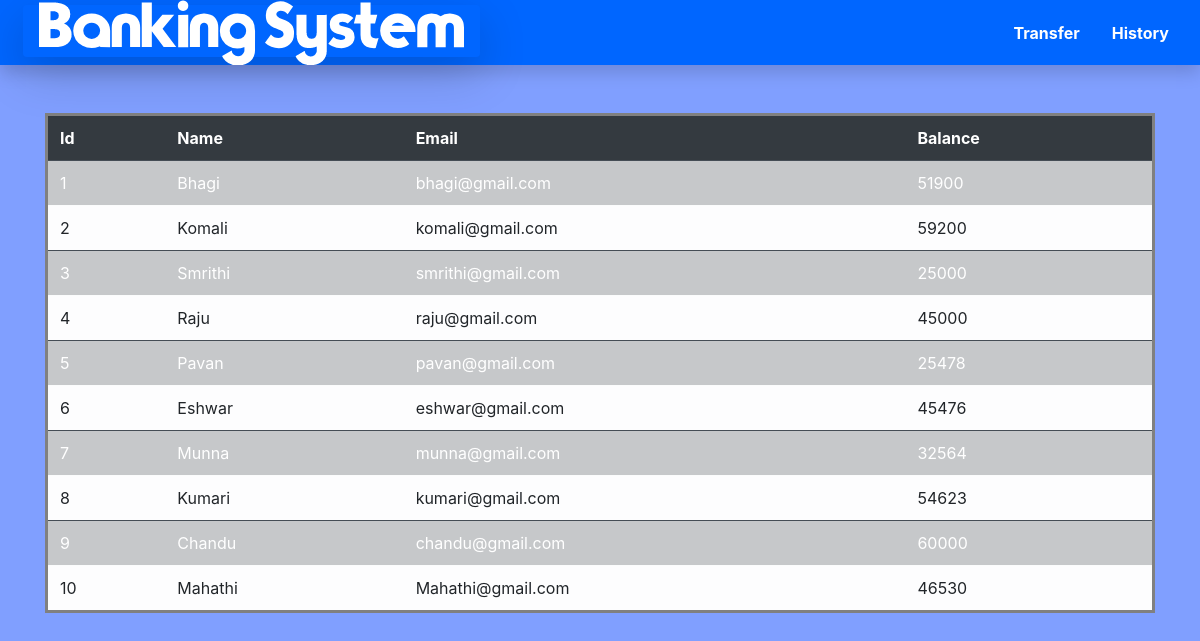
The page /users.php on the database its author committed.
### tables this page shows
CREATE TABLE `users` (
  `id` int(3) NOT NULL,
  `name` text NOT NULL,
  `email` varchar(30) NOT NULL,
  `balance` int(8) NOT NULL
);

### users.php (the view, shortened to what this page needs)
<html>
    <head>
  <link rel="stylesheet" href="https://maxcdn.bootstrapcdn.com/bootstrap/4.5.2/css/bootstrap.min.css">
  <link rel="stylesheet" type="text/css" href="css_b.css">
    </head>
    <body style="background:#809fff;">
        <div class="container-fluid d-flex flex-wrap justify-content-center shadow" style="width:100%; background: #0066ff;">
            <div class="mr-auto mt-auto ml-2"><a href="index.php" class="shadow-lg p-3 bg-body rounded"><img src="logo.png"/></a></div>
            <div class="d-flex  justify-content-center">
                    <a id="transfer" class="align-content-center m-auto p-3" href="transfer.php">Transfer</a>
                    <a id="history" class="align-content-center m-auto p-3" href="history.php" >History</a></div>
            </div>
        <div class="container mt-5">
        <table class="table table-hover" style="border-style:solid;">
        <tr class="thead-dark m-auto">
            <th>Id</th>
            <th>Name</th>
            <th>Email</th>
            <th>Balance</th>
        </tr>
        <?php
            require_once "config.php";
            $sql = "select *from users";
            $res=mysqli_query($link,$sql);
            $i=0;
            while($row=mysqli_fetch_assoc($res))
            {
                if($i%2==0)
                {
                    echo "<tr class='table-dark'>";
                }
                else
                {
                    echo "<tr class='table-light'>";
                }
                echo "
                    <td>{$row['id']}</td>
                    <td>{$row['name']}</td>
                    <td>{$row['email']}</td>
                    <td>{$row['balance']}</td>
                </tr>
                ";
                $i+=1;
            }
        ?>
        </table>
    </div>
    </body>
</html>

### css_b.css (style rules this page uses)
a,#users,#transfer,#history { text-decoration: none; font-size: medium; font-weight: bold; border: none; color: white; transition: background 0.25s; }

### rows shown on the page
users: id "1", name "Bhagi", email "bhagi@gmail.com", balance "51900"
users: id "2", name "Komali", email "komali@gmail.com", balance "59200"
users: id "3", name "Smrithi", email "smrithi@gmail.com", balance "25000"
users: id "4", name "Raju", email "raju@gmail.com", balance "45000"
users: id "5", name "Pavan", email "pavan@gmail.com", balance "25478"
users: id "6", name "Eshwar", email "eshwar@gmail.com", balance "45476"
users: id "7", name "Munna", email "munna@gmail.com", balance "32564"
users: id "8", name "Kumari", email "kumari@gmail.com", balance "54623"
users: id "9", name "Chandu", email "chandu@gmail.com", balance "60000"
users: id "10", name "Mahathi", email "Mahathi@gmail.com", balance "46530"
